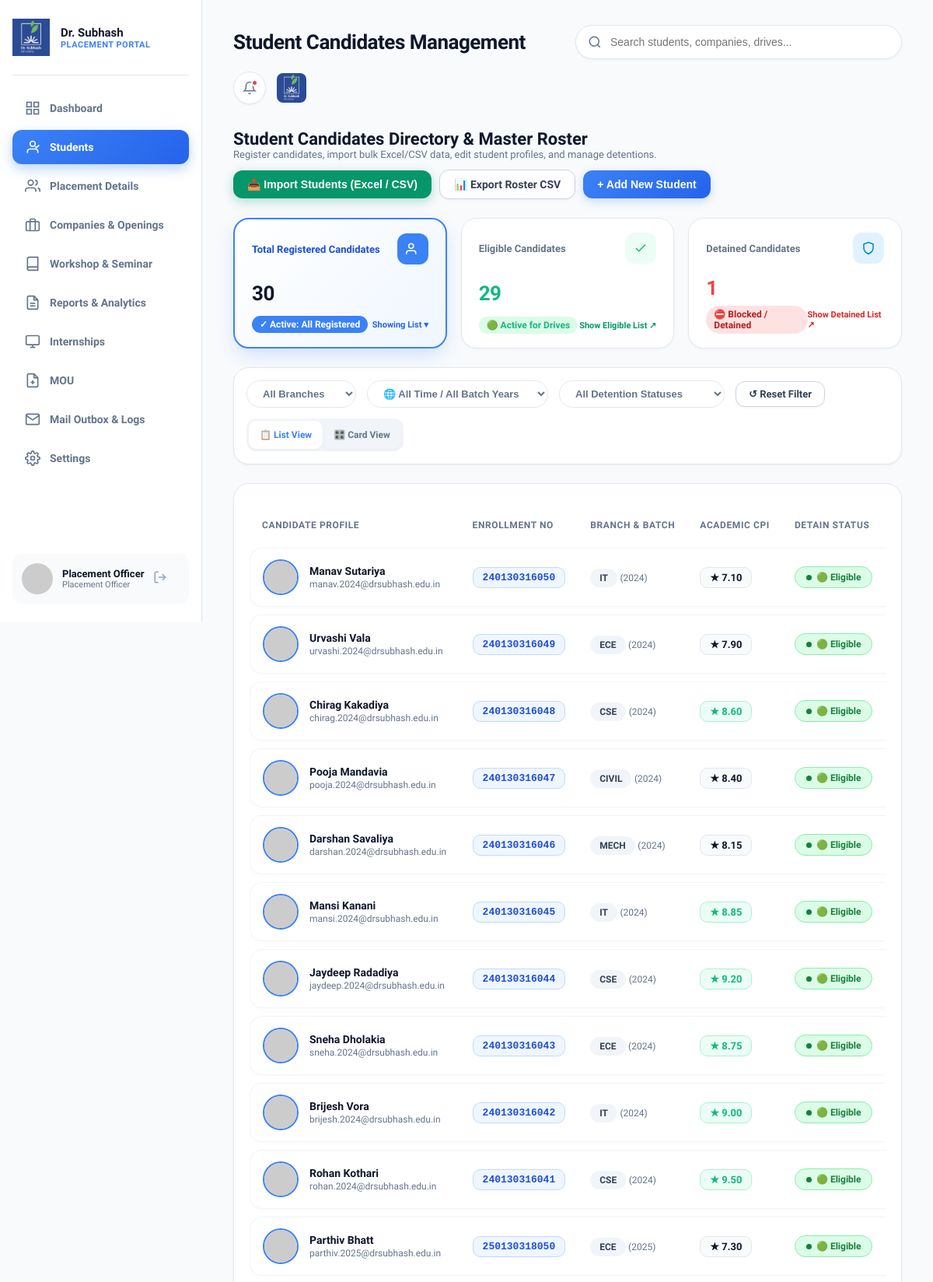
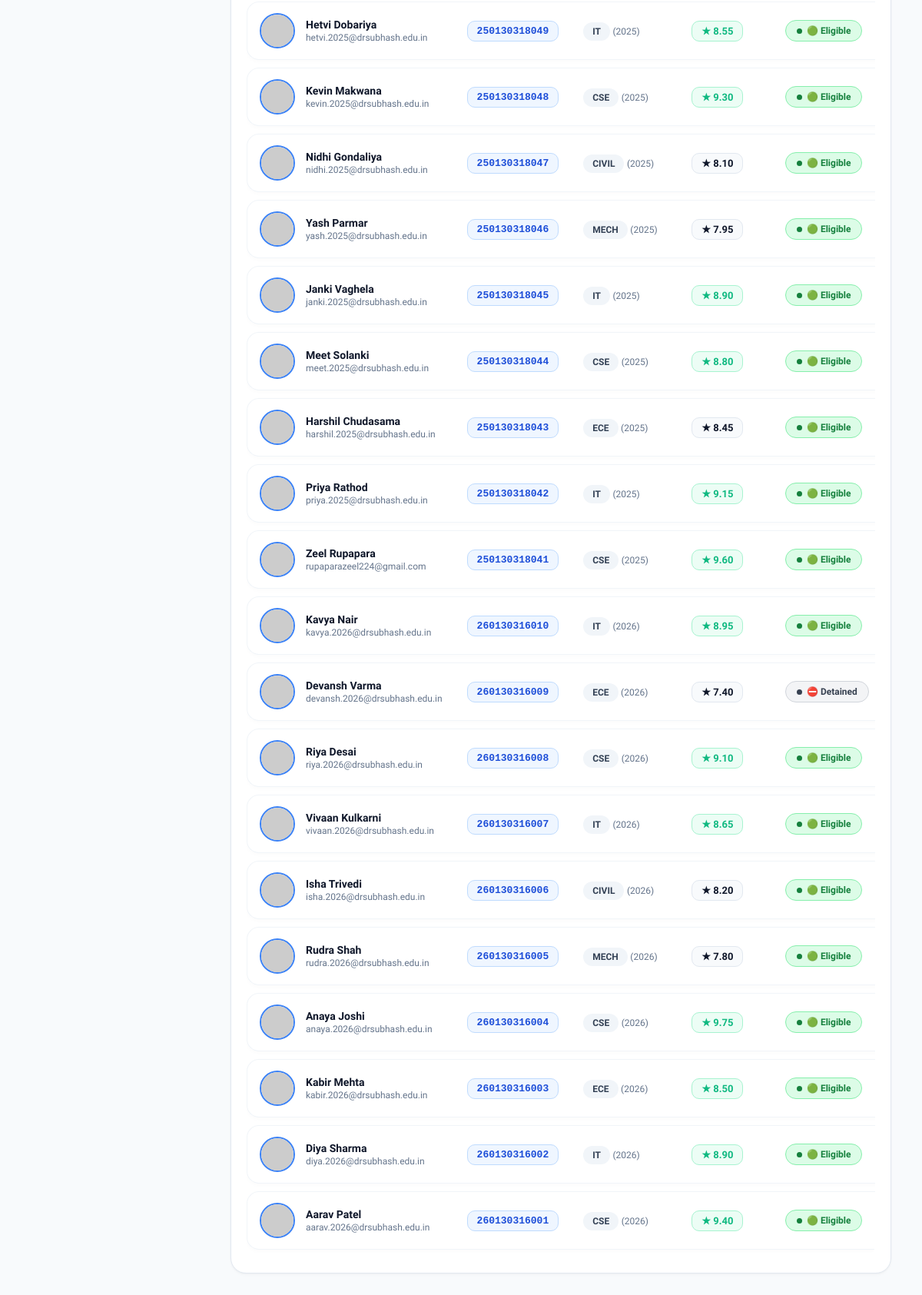
Page /admin/manage_students.php (signed in) on the committed database (2 pictures, top to bottom).
### tables this page shows
CREATE TABLE `students` (
  `id` int(11) NOT NULL AUTO_INCREMENT,
  `user_id` int(11) NOT NULL,
  `enrollment_no` varchar(20) NOT NULL,
  `full_name` varchar(100) NOT NULL,
  `email` varchar(100) NOT NULL,
  `phone` varchar(20) DEFAULT NULL,
  `gender` enum('Male','Female') DEFAULT 'Male',
  `branch` varchar(50) NOT NULL,
  `cpi` decimal(4,2) DEFAULT 0.00,
  `backlogs` int(11) DEFAULT 0,
  `batch_year` int(11) NOT NULL,
  `resume_file` varchar(255) DEFAULT 'default_resume.pdf',
  `profile_photo` varchar(255) DEFAULT 'default_avatar.png',
  `placement_status` enum('In-Process','Placed','Unplaced') DEFAULT 'Unplaced',
  `is_detained` tinyint(1) DEFAULT 0,
  `created_at` timestamp NOT NULL DEFAULT current_timestamp(),
  `current_semester` int(11) DEFAULT 7,
  `linkedin_url` varchar(255) DEFAULT NULL,
  `offer_letter` varchar(255) DEFAULT NULL,
  `placed_companies` varchar(255) DEFAULT NULL,
  `current_package_lpa` decimal(8,2) DEFAULT NULL,
  PRIMARY KEY (`id`),
  UNIQUE KEY `enrollment_no` (`enrollment_no`),
  UNIQUE KEY `email` (`email`),
  KEY `user_id` (`user_id`),
  CONSTRAINT `students_ibfk_1` FOREIGN KEY (`user_id`) REFERENCES `users` (`id`) ON DELETE CASCADE
);

### admin/manage_students.php (the view, shortened to what the rows shown need)
<?php
$pdo = getDBConnection();
$viewMode = isset($_GET['view']) ? sanitize($_GET['view']) : 'list';
$query = "SELECT * FROM students WHERE 1=1";
$params = [];
$query .= " ORDER BY id DESC";
$stmt = $pdo->prepare($query);
$stmt->execute($params);
$students = $stmt->fetchAll();
include __DIR__ . '/../includes/header.php';
?>
<?php if ($viewMode === 'grid'): ?>
<div class="student-grid-view">
    <?php foreach ($students as $st):
        $photo = ($st['profile_photo'] && $st['profile_photo'] !== 'default_avatar.png' && file_exists(__DIR__ . '/../uploads/' . $st['profile_photo']))
            ? '../uploads/' . $st['profile_photo']
            : 'https://ui-avatars.com/api/?name=' . urlencode($st['full_name']) . '&background=3B82F6&color=ffffff&size=128&bold=true';
    ?>
        <div class="student-card-item" onclick="viewStudentDetails(<?= $st['id']; ?>)" style="cursor: pointer;">
            <div class="student-card-header">
                <img src="<?= $photo; ?>" alt="Avatar" style="width: 52px !important; height: 52px !important; border-radius: 50% !important; object-fit: cover !important;">
                <div class="student-card-info">
                    <h4><?= htmlspecialchars($st['full_name']); ?></h4>
                    <p><?= htmlspecialchars($st['email']); ?></p>
                </div>
            </div>
            <div class="student-card-meta">
                <span class="enrollment-pill"><?= htmlspecialchars($st['enrollment_no']); ?></span>
                <span class="branch-badge"><?= htmlspecialchars($st['branch']); ?> (<?= htmlspecialchars($st['batch_year']); ?>)</span>
                <span class="cpi-pill <?= ($st['cpi']>=8.5)?'high':''; ?>">★ <?= number_format($st['cpi'], 2); ?></span>
                <?php if ($st['is_detained']): ?>
                    <span class="badge-status detained"><span class="status-dot"></span> ⛔ Detained</span>
                <?php else: ?>
                    <span class="badge-status placed"><span class="status-dot"></span> 🟢 Eligible</span>
                <?php endif; ?>
            </div>
            <div class="student-card-actions" onclick="event.stopPropagation()">
                <button class="btn-action-icon reset" onclick='openEditStudentModal(<?= json_encode($st); ?>)' style="padding:6px 12px; background:#F8FAFC; color:#3B82F6; border:1px solid #BFDBFE;">✏️ Edit</button>
                <form method="POST" style="display: inline;" onsubmit="return confirm('<?= ($st['is_detained'] ? 'Undetain student?' : 'DETAIN this student? Student will be blocked from applying to drives.'); ?>');">
                    <input type="hidden" name="action" value="toggle_detain">
                    <input type="hidden" name="student_id" value="<?= $st['id']; ?>">
                    <input type="hidden" name="is_detained" value="<?= $st['is_detained']; ?>">
                    <?php if ($st['is_detained']): ?>
                        <button type="submit" class="btn-action-icon detain" style="padding:6px 12px; background:#FEE2E2; color:#DC2626; border:1px solid #FCA5A5;">⛔ Detained</button>
                    <?php else: ?>
                        <button type="submit" class="btn-action-icon detain" style="padding:6px 12px; background:#F3F4F6; color:#4B5563; border:1px solid #D1D5DB;">Mark Detain</button>
                    <?php endif; ?>
                </form>
                <div style="display: flex; gap: 4px;">
                    <button class="btn-action-icon dossier" onclick="viewStudentDetails(<?= $st['id']; ?>)" style="padding:6px 12px; background:#EFF6FF; color:#2563EB; border:1px solid #BFDBFE;">📄 Dossier</button>
                    <form method="POST" style="display: inline;" onsubmit="return confirm('Delete student candidate account?');">
                        <input type="hidden" name="action" value="delete">
                        <input type="hidden" name="student_id" value="<?= $st['id']; ?>">
                        <button type="submit" class="btn-action-icon delete" style="padding:6px 10px; background:#FFF1F2; color:#E11D48; border:1px solid #FECDD3;">🗑️</button>
                    </form>
                </div>
            </div>
        </div>
    <?php endforeach; ?>
</div>
<?php else: ?>
<div class="table-card" style="padding: 20px;">
    <div class="table-responsive">
        <table class="custom-table" style="width: 100%; border-collapse: separate; border-spacing: 0 10px;">
            <thead>
                <tr>
                    <th style="min-width: 240px; padding: 12px 16px;">Candidate Profile</th>
                    <th style="padding: 12px 16px;">Enrollment No</th>
                    <th style="padding: 12px 16px;">Branch & Batch</th>
                    <th style="padding: 12px 16px;">Academic CPI</th>
                    <th style="padding: 12px 16px;">Detain Status</th>
                </tr>
            </thead>
            <tbody>
                <?php foreach ($students as $st):
                    $photo = ($st['profile_photo'] && $st['profile_photo'] !== 'default_avatar.png' && file_exists(__DIR__ . '/../uploads/' . $st['profile_photo']))
                        ? '../uploads/' . $st['profile_photo']
                        : 'https://ui-avatars.com/api/?name=' . urlencode($st['full_name']) . '&background=3B82F6&color=ffffff&size=128&bold=true';
                ?>
                    <tr onclick="viewStudentDetails(<?= $st['id']; ?>)" style="background: #FFFFFF; border: 1px solid #E2E8F0; border-radius: 16px; cursor: pointer;">
                        <td style="padding: 14px 16px; border-top-left-radius: 16px; border-bottom-left-radius: 16px;">
                            <div style="display: flex !important; align-items: center !important; flex-direction: row !important; gap: 14px !important;">
                                <img src="<?= $photo; ?>" alt="Avatar" style="width: 46px !important; height: 46px !important; border-radius: 50% !important; object-fit: cover !important; border: 2px solid #3B82F6 !important;">
                                <div>
                                    <div style="font-size: 14px; font-weight: 800; color: #0F172A;"><?= htmlspecialchars($st['full_name']); ?></div>
                                    <div style="font-size: 12px; color: #64748B; margin-top: 2px;"><?= htmlspecialchars($st['email']); ?></div>
                                </div>
                            </div>
                        </td>
                        <td style="padding: 14px 16px;">
                            <span class="enrollment-pill"><?= htmlspecialchars($st['enrollment_no']); ?></span>
                        </td>
                        <td style="padding: 14px 16px;">
                            <span class="branch-badge"><?= htmlspecialchars($st['branch']); ?></span>
                            <span style="font-size: 12px; color: var(--text-muted);">(<?= htmlspecialchars($st['batch_year']); ?>)</span>
                        </td>
                        <td style="padding: 14px 16px;">
                            <span class="cpi-pill <?= ($st['cpi']>=8.5)?'high':''; ?>">★ <?= number_format($st['cpi'], 2); ?></span>
                        </td>
                        <td style="padding: 14px 16px;">
                            <?php if ($st['is_detained']): ?>
                                <span class="badge-status detained"><span class="status-dot"></span> ⛔ Detained</span>
                            <?php else: ?>
                                <span class="badge-status placed"><span class="status-dot"></span> 🟢 Eligible</span>
                            <?php endif; ?>
                        </td>
                    </tr>
                <?php endforeach; ?>
            </tbody>
        </table>
    </div>
</div>
<?php endif; ?>
<?php include __DIR__ . '/../includes/footer.php'; ?>

### rows in the picture
students: full_name "Manav Sutariya", email "manav.2024@drsubhash.edu.in", enrollment_no "240130316050", branch "IT", batch_year "2024", cpi "7.10", is_detained 0 (drawn)
students: full_name "Urvashi Vala", email "urvashi.2024@drsubhash.edu.in", enrollment_no "240130316049", branch "ECE", batch_year "2024", cpi "7.90", is_detained 0 (drawn)
students: full_name "Chirag Kakadiya", email "chirag.2024@drsubhash.edu.in", enrollment_no "240130316048", branch "CSE", batch_year "2024", cpi "8.60", is_detained 0 (drawn)
students: full_name "Pooja Mandavia", email "pooja.2024@drsubhash.edu.in", enrollment_no "240130316047", branch "CIVIL", batch_year "2024", cpi "8.40", is_detained 0 (drawn)
students: full_name "Darshan Savaliya", email "darshan.2024@drsubhash.edu.in", enrollment_no "240130316046", branch "MECH", batch_year "2024", cpi "8.15", is_detained 0 (drawn)
students: full_name "Mansi Kanani", email "mansi.2024@drsubhash.edu.in", enrollment_no "240130316045", branch "IT", batch_year "2024", cpi "8.85", is_detained 0 (drawn)
students: full_name "Jaydeep Radadiya", email "jaydeep.2024@drsubhash.edu.in", enrollment_no "240130316044", branch "CSE", batch_year "2024", cpi "9.20", is_detained 0 (drawn)
students: full_name "Sneha Dholakia", email "sneha.2024@drsubhash.edu.in", enrollment_no "240130316043", branch "ECE", batch_year "2024", cpi "8.75", is_detained 0 (drawn)
students: full_name "Brijesh Vora", email "brijesh.2024@drsubhash.edu.in", enrollment_no "240130316042", branch "IT", batch_year "2024", cpi "9.00", is_detained 0 (drawn)
students: full_name "Rohan Kothari", email "rohan.2024@drsubhash.edu.in", enrollment_no "240130316041", branch "CSE", batch_year "2024", cpi "9.50", is_detained 0 (drawn)
students: full_name "Parthiv Bhatt", email "parthiv.2025@drsubhash.edu.in", enrollment_no "250130318050", branch "ECE", batch_year "2025", cpi "7.30", is_detained 0 (drawn)
students: full_name "Hetvi Dobariya", email "hetvi.2025@drsubhash.edu.in", enrollment_no "250130318049", branch "IT", batch_year "2025", cpi "8.55", is_detained 0 (drawn)
students: full_name "Kevin Makwana", email "kevin.2025@drsubhash.edu.in", enrollment_no "250130318048", branch "CSE", batch_year "2025", cpi "9.30", is_detained 0 (drawn)
students: full_name "Nidhi Gondaliya", email "nidhi.2025@drsubhash.edu.in", enrollment_no "250130318047", branch "CIVIL", batch_year "2025", cpi "8.10", is_detained 0 (drawn)
students: full_name "Yash Parmar", email "yash.2025@drsubhash.edu.in", enrollment_no "250130318046", branch "MECH", batch_year "2025", cpi "7.95", is_detained 0 (drawn)
students: full_name "Janki Vaghela", email "janki.2025@drsubhash.edu.in", enrollment_no "250130318045", branch "IT", batch_year "2025", cpi "8.90", is_detained 0 (drawn)
students: full_name "Meet Solanki", email "meet.2025@drsubhash.edu.in", enrollment_no "250130318044", branch "CSE", batch_year "2025", cpi "8.80", is_detained 0 (drawn)
students: full_name "Harshil Chudasama", email "harshil.2025@drsubhash.edu.in", enrollment_no "250130318043", branch "ECE", batch_year "2025", cpi "8.45", is_detained 0 (drawn)
students: full_name "Priya Rathod", email "priya.2025@drsubhash.edu.in", enrollment_no "250130318042", branch "IT", batch_year "2025", cpi "9.15", is_detained 0 (drawn)
students: full_name "Zeel Rupapara", email "rupaparazeel224@gmail.com", enrollment_no "250130318041", branch "CSE", batch_year "2025", cpi "9.60", is_detained 0 (drawn)
students: full_name "Kavya Nair", email "kavya.2026@drsubhash.edu.in", enrollment_no "260130316010", branch "IT", batch_year "2026", cpi "8.95", is_detained 0 (drawn)
students: full_name "Devansh Varma", email "devansh.2026@drsubhash.edu.in", enrollment_no "260130316009", branch "ECE", batch_year "2026", cpi "7.40", is_detained 1 (drawn)
students: full_name "Riya Desai", email "riya.2026@drsubhash.edu.in", enrollment_no "260130316008", branch "CSE", batch_year "2026", cpi "9.10", is_detained 0 (drawn)
students: full_name "Vivaan Kulkarni", email "vivaan.2026@drsubhash.edu.in", enrollment_no "260130316007", branch "IT", batch_year "2026", cpi "8.65", is_detained 0 (drawn)
students: full_name "Isha Trivedi", email "isha.2026@drsubhash.edu.in", enrollment_no "260130316006", branch "CIVIL", batch_year "2026", cpi "8.20", is_detained 0 (drawn)
students: full_name "Rudra Shah", email "rudra.2026@drsubhash.edu.in", enrollment_no "260130316005", branch "MECH", batch_year "2026", cpi "7.80", is_detained 0 (drawn)
students: full_name "Anaya Joshi", email "anaya.2026@drsubhash.edu.in", enrollment_no "260130316004", branch "CSE", batch_year "2026", cpi "9.75", is_detained 0 (drawn)
students: full_name "Kabir Mehta", email "kabir.2026@drsubhash.edu.in", enrollment_no "260130316003", branch "ECE", batch_year "2026", cpi "8.50", is_detained 0 (drawn)
students: full_name "Diya Sharma", email "diya.2026@drsubhash.edu.in", enrollment_no "260130316002", branch "IT", batch_year "2026", cpi "8.90", is_detained 0 (drawn)
students: full_name "Aarav Patel", email "aarav.2026@drsubhash.edu.in", enrollment_no "260130316001", branch "CSE", batch_year "2026", cpi "9.40", is_detained 0 (drawn)

### other values in the picture
$userName "Placement Officer"
$headerTitle "Student Candidates Management"
$totalCount "30"
$eligibleCount "29"
$detainedCount "1"
